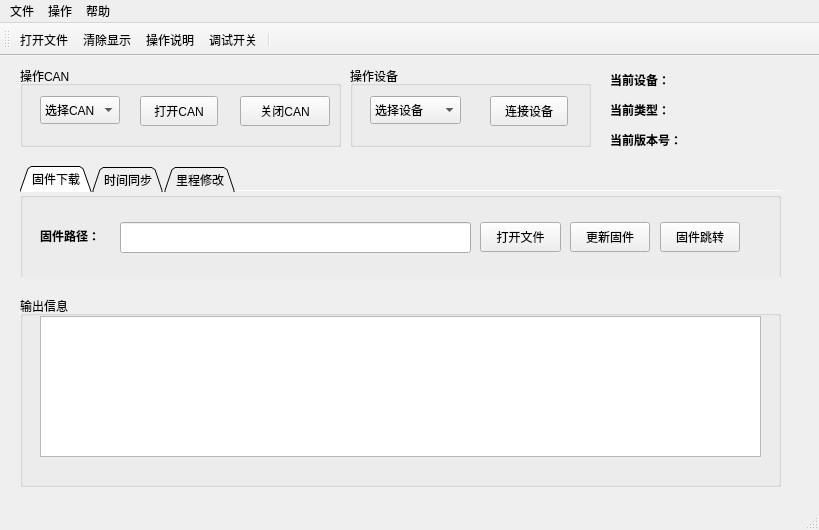
<?xml version="1.0" encoding="UTF-8"?>
<ui version="4.0">
 <class>MainWindow</class>
 <widget class="QMainWindow" name="MainWindow">
  <property name="geometry">
   <rect>
    <x>0</x>
    <y>0</y>
    <width>819</width>
    <height>530</height>
   </rect>
  </property>
  <property name="windowTitle">
   <string>BurnTools Ver 1.0.0</string>
  </property>
  <property name="windowIcon">
   <iconset resource="image.qrc">
    <normaloff>:/images/easyicon_net.png</normaloff>:/images/easyicon_net.png</iconset>
  </property>
  <widget class="QWidget" name="centralWidget">
   <widget class="QGroupBox" name="groupBox">
    <property name="geometry">
     <rect>
      <x>20</x>
      <y>240</y>
      <width>761</width>
      <height>191</height>
     </rect>
    </property>
    <property name="title">
     <string>输出信息</string>
    </property>
    <widget class="QTextEdit" name="textEdit_outputLog">
     <property name="geometry">
      <rect>
       <x>20</x>
       <y>20</y>
       <width>721</width>
       <height>141</height>
      </rect>
     </property>
     <property name="readOnly">
      <bool>true</bool>
     </property>
    </widget>
   </widget>
   <widget class="QGroupBox" name="groupBox_3">
    <property name="geometry">
     <rect>
      <x>20</x>
      <y>10</y>
      <width>321</width>
      <height>81</height>
     </rect>
    </property>
    <property name="title">
     <string>操作CAN</string>
    </property>
    <widget class="QComboBox" name="comboBox_selectCan">
     <property name="geometry">
      <rect>
       <x>20</x>
       <y>30</y>
       <width>80</width>
       <height>28</height>
      </rect>
     </property>
     <property name="minimumSize">
      <size>
       <width>80</width>
       <height>28</height>
      </size>
     </property>
     <item>
      <property name="text">
       <string>选择CAN</string>
      </property>
     </item>
     <item>
      <property name="text">
       <string>CAN1</string>
      </property>
     </item>
     <item>
      <property name="text">
       <string>CAN2</string>
      </property>
     </item>
    </widget>
    <widget class="QPushButton" name="pushButton_closeCan">
     <property name="geometry">
      <rect>
       <x>220</x>
       <y>30</y>
       <width>90</width>
       <height>30</height>
      </rect>
     </property>
     <property name="minimumSize">
      <size>
       <width>90</width>
       <height>20</height>
      </size>
     </property>
     <property name="text">
      <string>关闭CAN</string>
     </property>
    </widget>
    <widget class="QPushButton" name="pushButton_openCan">
     <property name="geometry">
      <rect>
       <x>120</x>
       <y>30</y>
       <width>78</width>
       <height>30</height>
      </rect>
     </property>
     <property name="minimumSize">
      <size>
       <width>78</width>
       <height>30</height>
      </size>
     </property>
     <property name="text">
      <string>打开CAN</string>
     </property>
    </widget>
   </widget>
   <widget class="QGroupBox" name="groupBox_4">
    <property name="geometry">
     <rect>
      <x>350</x>
      <y>10</y>
      <width>241</width>
      <height>81</height>
     </rect>
    </property>
    <property name="title">
     <string>操作设备</string>
    </property>
    <widget class="QComboBox" name="comboBox_selectDevice">
     <property name="geometry">
      <rect>
       <x>20</x>
       <y>30</y>
       <width>91</width>
       <height>28</height>
      </rect>
     </property>
     <property name="minimumSize">
      <size>
       <width>80</width>
       <height>28</height>
      </size>
     </property>
     <item>
      <property name="text">
       <string>选择设备</string>
      </property>
     </item>
     <item>
      <property name="text">
       <string>FY-169仪表</string>
      </property>
     </item>
     <item>
      <property name="text">
       <string>大模块</string>
      </property>
     </item>
     <item>
      <property name="text">
       <string>虚拟仪表</string>
      </property>
     </item>
     <item>
      <property name="text">
       <string>单芯片</string>
      </property>
     </item>
    </widget>
    <widget class="QPushButton" name="pushButton_openDevice">
     <property name="geometry">
      <rect>
       <x>140</x>
       <y>30</y>
       <width>78</width>
       <height>30</height>
      </rect>
     </property>
     <property name="minimumSize">
      <size>
       <width>78</width>
       <height>30</height>
      </size>
     </property>
     <property name="text">
      <string>连接设备</string>
     </property>
    </widget>
   </widget>
   <widget class="QLabel" name="label_3">
    <property name="geometry">
     <rect>
      <x>610</x>
      <y>40</y>
      <width>91</width>
      <height>28</height>
     </rect>
    </property>
    <property name="font">
     <font>
      <weight>75</weight>
      <bold>true</bold>
     </font>
    </property>
    <property name="text">
     <string>当前类型：</string>
    </property>
   </widget>
   <widget class="QLabel" name="label_4">
    <property name="geometry">
     <rect>
      <x>610</x>
      <y>70</y>
      <width>81</width>
      <height>28</height>
     </rect>
    </property>
    <property name="font">
     <font>
      <weight>75</weight>
      <bold>true</bold>
     </font>
    </property>
    <property name="text">
     <string>当前版本号：</string>
    </property>
   </widget>
   <widget class="QLabel" name="label_firmwareVersion">
    <property name="geometry">
     <rect>
      <x>690</x>
      <y>70</y>
      <width>81</width>
      <height>28</height>
     </rect>
    </property>
    <property name="font">
     <font>
      <family>Aharoni</family>
      <pointsize>14</pointsize>
      <weight>75</weight>
      <bold>true</bold>
     </font>
    </property>
    <property name="text">
     <string/>
    </property>
   </widget>
   <widget class="QLabel" name="label_5">
    <property name="geometry">
     <rect>
      <x>610</x>
      <y>10</y>
      <width>71</width>
      <height>28</height>
     </rect>
    </property>
    <property name="font">
     <font>
      <weight>75</weight>
      <bold>true</bold>
     </font>
    </property>
    <property name="text">
     <string>当前设备：</string>
    </property>
   </widget>
   <widget class="QLabel" name="label_firmwareType">
    <property name="geometry">
     <rect>
      <x>680</x>
      <y>40</y>
      <width>91</width>
      <height>28</height>
     </rect>
    </property>
    <property name="font">
     <font>
      <family>Aharoni</family>
      <pointsize>14</pointsize>
      <weight>75</weight>
      <bold>true</bold>
     </font>
    </property>
    <property name="text">
     <string/>
    </property>
   </widget>
   <widget class="QLabel" name="label_deviceType">
    <property name="geometry">
     <rect>
      <x>670</x>
      <y>10</y>
      <width>101</width>
      <height>28</height>
     </rect>
    </property>
    <property name="font">
     <font>
      <family>Aharoni</family>
      <pointsize>14</pointsize>
      <weight>75</weight>
      <bold>true</bold>
     </font>
    </property>
    <property name="text">
     <string/>
    </property>
   </widget>
   <widget class="QTabWidget" name="tab_widget">
    <property name="enabled">
     <bool>true</bool>
    </property>
    <property name="geometry">
     <rect>
      <x>20</x>
      <y>110</y>
      <width>761</width>
      <height>111</height>
     </rect>
    </property>
    <property name="focusPolicy">
     <enum>Qt::NoFocus</enum>
    </property>
    <property name="styleSheet">
     <string notr="true"/>
    </property>
    <property name="tabPosition">
     <enum>QTabWidget::North</enum>
    </property>
    <property name="tabShape">
     <enum>QTabWidget::Triangular</enum>
    </property>
    <property name="currentIndex">
     <number>0</number>
    </property>
    <property name="usesScrollButtons">
     <bool>true</bool>
    </property>
    <property name="documentMode">
     <bool>true</bool>
    </property>
    <property name="tabsClosable">
     <bool>false</bool>
    </property>
    <widget class="QWidget" name="tab_1">
     <attribute name="title">
      <string>固件下载</string>
     </attribute>
     <widget class="QGroupBox" name="groupBox_33">
      <property name="geometry">
       <rect>
        <x>0</x>
        <y>0</y>
        <width>761</width>
        <height>88</height>
       </rect>
      </property>
      <widget class="QPushButton" name="executeFirmwarePushButton">
       <property name="geometry">
        <rect>
         <x>640</x>
         <y>30</y>
         <width>80</width>
         <height>30</height>
        </rect>
       </property>
       <property name="minimumSize">
        <size>
         <width>80</width>
         <height>30</height>
        </size>
       </property>
       <property name="text">
        <string>固件跳转</string>
       </property>
      </widget>
      <widget class="QPushButton" name="updateFirmwarePushButton">
       <property name="geometry">
        <rect>
         <x>550</x>
         <y>30</y>
         <width>80</width>
         <height>30</height>
        </rect>
       </property>
       <property name="minimumSize">
        <size>
         <width>80</width>
         <height>30</height>
        </size>
       </property>
       <property name="text">
        <string>更新固件</string>
       </property>
      </widget>
      <widget class="QLineEdit" name="firmwareLineEdit">
       <property name="geometry">
        <rect>
         <x>100</x>
         <y>30</y>
         <width>351</width>
         <height>31</height>
        </rect>
       </property>
       <property name="minimumSize">
        <size>
         <width>0</width>
         <height>28</height>
        </size>
       </property>
      </widget>
      <widget class="QPushButton" name="openFirmwareFilePushButton">
       <property name="geometry">
        <rect>
         <x>460</x>
         <y>30</y>
         <width>81</width>
         <height>30</height>
        </rect>
       </property>
       <property name="minimumSize">
        <size>
         <width>80</width>
         <height>30</height>
        </size>
       </property>
       <property name="text">
        <string>打开文件</string>
       </property>
      </widget>
      <widget class="QLabel" name="label_6">
       <property name="geometry">
        <rect>
         <x>20</x>
         <y>30</y>
         <width>71</width>
         <height>28</height>
        </rect>
       </property>
       <property name="font">
        <font>
         <weight>75</weight>
         <bold>true</bold>
        </font>
       </property>
       <property name="text">
        <string>固件路径：</string>
       </property>
      </widget>
     </widget>
    </widget>
    <widget class="QWidget" name="tab_2">
     <attribute name="title">
      <string>时间同步</string>
     </attribute>
     <widget class="QGroupBox" name="groupBox_34">
      <property name="geometry">
       <rect>
        <x>0</x>
        <y>0</y>
        <width>761</width>
        <height>88</height>
       </rect>
      </property>
      <widget class="QLabel" name="labelTitle">
       <property name="geometry">
        <rect>
         <x>20</x>
         <y>30</y>
         <width>71</width>
         <height>28</height>
        </rect>
       </property>
       <property name="font">
        <font>
         <weight>75</weight>
         <bold>true</bold>
        </font>
       </property>
       <property name="text">
        <string>当前时间：</string>
       </property>
      </widget>
      <widget class="QPushButton" name="pushButton_sync">
       <property name="geometry">
        <rect>
         <x>280</x>
         <y>30</y>
         <width>121</width>
         <height>31</height>
        </rect>
       </property>
       <property name="text">
        <string>同步时间</string>
       </property>
      </widget>
      <widget class="QLabel" name="labelCurrentTime">
       <property name="geometry">
        <rect>
         <x>90</x>
         <y>30</y>
         <width>171</width>
         <height>31</height>
        </rect>
       </property>
       <property name="text">
        <string/>
       </property>
       <property name="alignment">
        <set>Qt::AlignCenter</set>
       </property>
      </widget>
     </widget>
    </widget>
    <widget class="QWidget" name="tab_3">
     <attribute name="title">
      <string>里程修改</string>
     </attribute>
     <widget class="QGroupBox" name="groupBox_35">
      <property name="geometry">
       <rect>
        <x>0</x>
        <y>0</y>
        <width>761</width>
        <height>88</height>
       </rect>
      </property>
      <widget class="QLineEdit" name="milesLineEdit">
       <property name="geometry">
        <rect>
         <x>120</x>
         <y>30</y>
         <width>111</width>
         <height>31</height>
        </rect>
       </property>
       <property name="minimumSize">
        <size>
         <width>0</width>
         <height>28</height>
        </size>
       </property>
      </widget>
      <widget class="QLabel" name="label_miles">
       <property name="geometry">
        <rect>
         <x>20</x>
         <y>30</y>
         <width>91</width>
         <height>28</height>
        </rect>
       </property>
       <property name="font">
        <font>
         <weight>75</weight>
         <bold>true</bold>
        </font>
       </property>
       <property name="text">
        <string>请输入里程数：</string>
       </property>
      </widget>
      <widget class="QPushButton" name="pushButton_WriteMiles">
       <property name="geometry">
        <rect>
         <x>280</x>
         <y>30</y>
         <width>121</width>
         <height>31</height>
        </rect>
       </property>
       <property name="text">
        <string>写入里程</string>
       </property>
      </widget>
      <widget class="QLabel" name="label_km">
       <property name="geometry">
        <rect>
         <x>230</x>
         <y>30</y>
         <width>31</width>
         <height>31</height>
        </rect>
       </property>
       <property name="text">
        <string> KM</string>
       </property>
      </widget>
     </widget>
    </widget>
   </widget>
  </widget>
  <widget class="QMenuBar" name="menuBar">
   <property name="geometry">
    <rect>
     <x>0</x>
     <y>0</y>
     <width>819</width>
     <height>23</height>
    </rect>
   </property>
   <widget class="QMenu" name="menu">
    <property name="title">
     <string>文件</string>
    </property>
    <addaction name="openFirmwareFileAction"/>
    <addaction name="exitAction"/>
   </widget>
   <widget class="QMenu" name="menu_2">
    <property name="title">
     <string>操作</string>
    </property>
    <addaction name="clearDisplayAction"/>
   </widget>
   <widget class="QMenu" name="menu_3">
    <property name="title">
     <string>帮助</string>
    </property>
    <addaction name="actionHelper"/>
    <addaction name="aboutAction"/>
   </widget>
   <addaction name="menu"/>
   <addaction name="menu_2"/>
   <addaction name="menu_3"/>
  </widget>
  <widget class="QToolBar" name="mainToolBar">
   <attribute name="toolBarArea">
    <enum>TopToolBarArea</enum>
   </attribute>
   <attribute name="toolBarBreak">
    <bool>false</bool>
   </attribute>
   <addaction name="openFirmwareFileAction"/>
   <addaction name="clearDisplayAction"/>
   <addaction name="actionHelper"/>
   <addaction name="debugModeAction"/>
   <addaction name="separator"/>
  </widget>
  <widget class="QStatusBar" name="statusBar"/>
  <action name="exitAction">
   <property name="icon">
    <iconset resource="image.qrc">
     <normaloff>:/images/gif_48_026.gif</normaloff>:/images/gif_48_026.gif</iconset>
   </property>
   <property name="text">
    <string>退出</string>
   </property>
  </action>
  <action name="scanNodeAction">
   <property name="icon">
    <iconset resource="image.qrc">
     <normaloff>:/images/gif_48_086.gif</normaloff>:/images/gif_48_086.gif</iconset>
   </property>
   <property name="text">
    <string>连接设备</string>
   </property>
  </action>
  <action name="clearDisplayAction">
   <property name="icon">
    <iconset resource="image.qrc">
     <normaloff>:/images/gif_48_038.gif</normaloff>:/images/gif_48_038.gif</iconset>
   </property>
   <property name="text">
    <string>清除显示</string>
   </property>
  </action>
  <action name="aboutAction">
   <property name="icon">
    <iconset resource="image.qrc">
     <normaloff>:/images/gif_48_034.gif</normaloff>:/images/gif_48_034.gif</iconset>
   </property>
   <property name="text">
    <string>关于软件</string>
   </property>
  </action>
  <action name="openFirmwareFileAction">
   <property name="icon">
    <iconset resource="image.qrc">
     <normaloff>:/images/gif_48_045.gif</normaloff>:/images/gif_48_045.gif</iconset>
   </property>
   <property name="text">
    <string>打开文件</string>
   </property>
  </action>
  <action name="actionHelper">
   <property name="icon">
    <iconset resource="image.qrc">
     <normaloff>:/images/gif_48_052.gif</normaloff>:/images/gif_48_052.gif</iconset>
   </property>
   <property name="text">
    <string>操作说明</string>
   </property>
  </action>
  <action name="debugModeAction">
   <property name="icon">
    <iconset resource="image.qrc">
     <normaloff>:/images/unchecked.png</normaloff>:/images/unchecked.png</iconset>
   </property>
   <property name="text">
    <string>调试开关</string>
   </property>
  </action>
 </widget>
 <layoutdefault spacing="6" margin="11"/>
 <resources>
  <include location="image.qrc"/>
 </resources>
 <connections/>
</ui>
